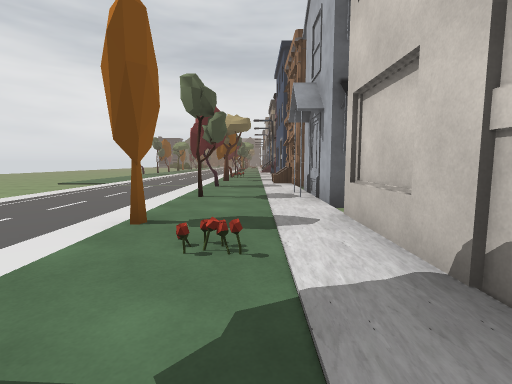
View 1 (above)

24 first-person views from a walk through a Unity game level. The camera is 1.4 m above the floor, tilts 6° down and sees 85° across. The floor is counted in squares, 2 m on a side. Each view is taken from the middle of a square. On the plan, view 1 faces up. The plan holds only what a view shows up to about 9 squares ahead; the rest is blank. The place goes on beyond the plan. The player is left out. Some animated figures are not drawn. Some surface patterns are stand-ins.

View 2
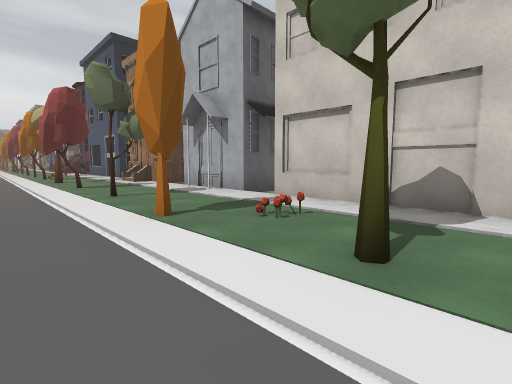

View 3
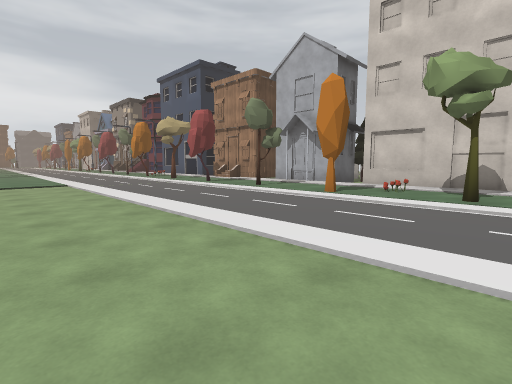

View 4
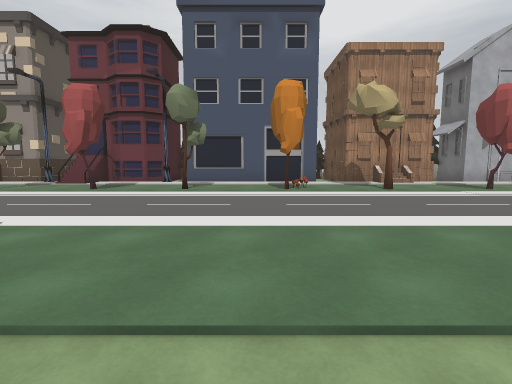

View 5
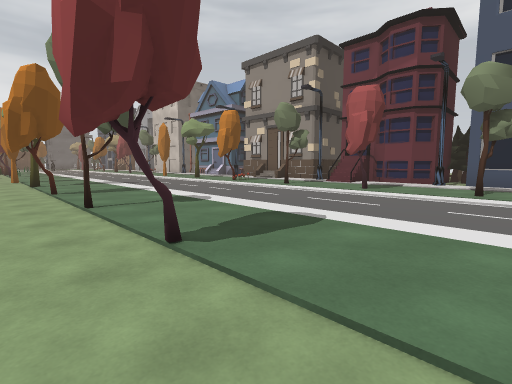

View 6
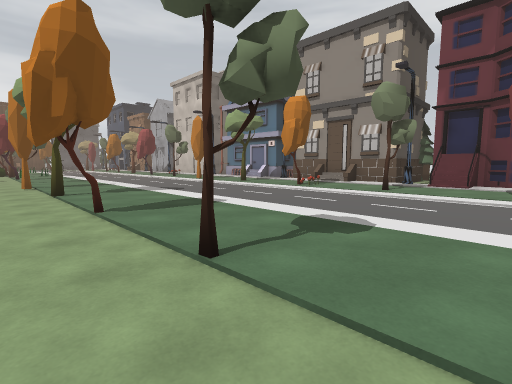

View 7
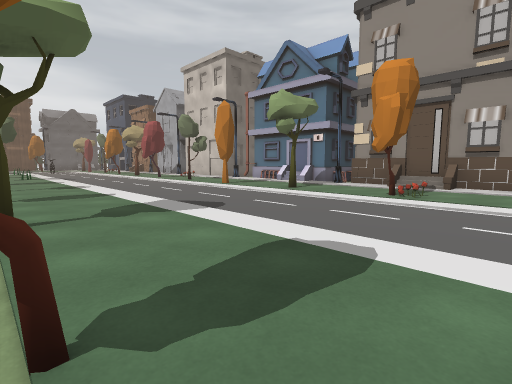

View 8
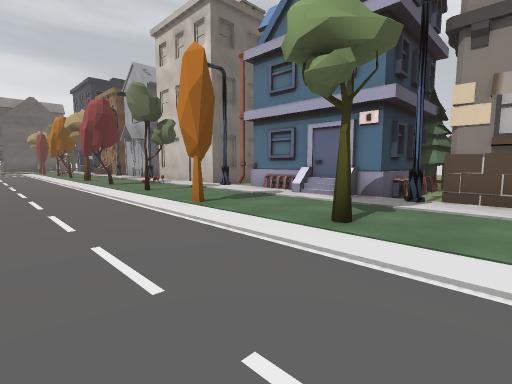

View 9
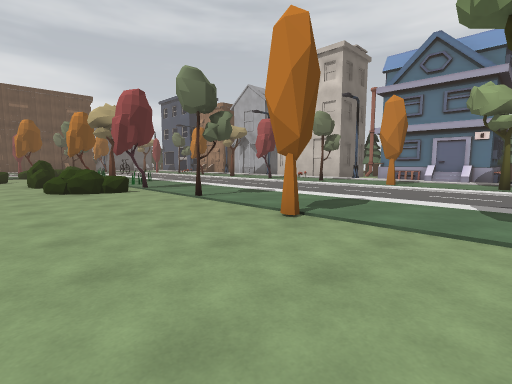

View 10
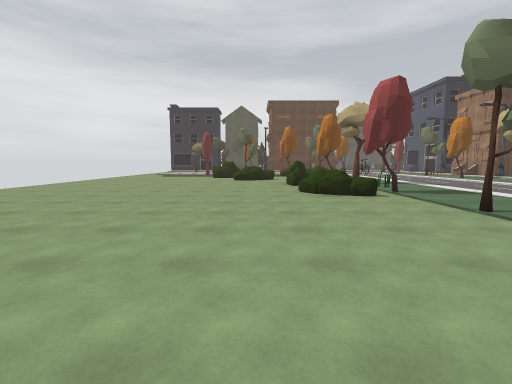

View 11
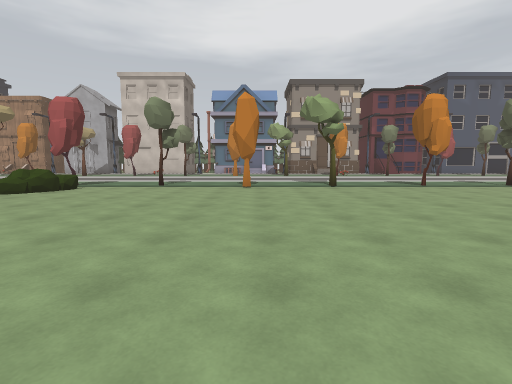

View 12
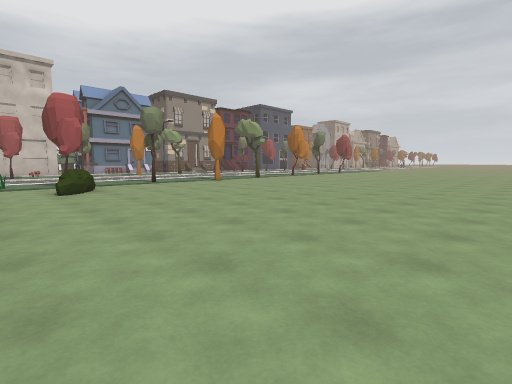

View 13
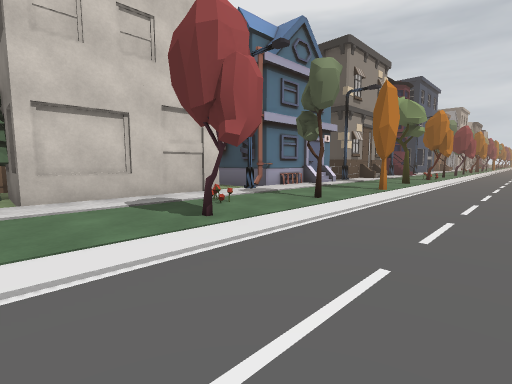

View 14
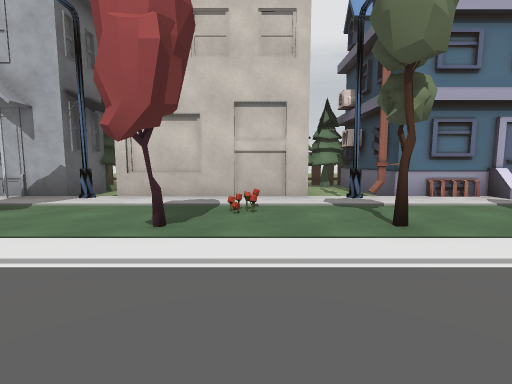

View 15
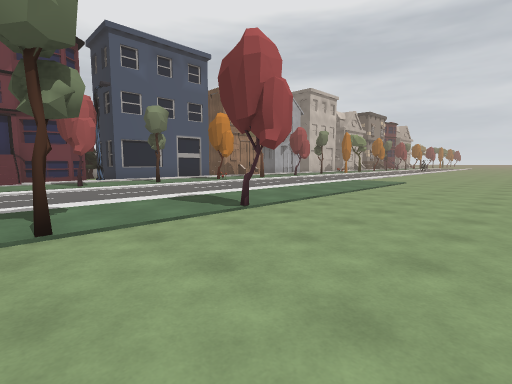

View 16
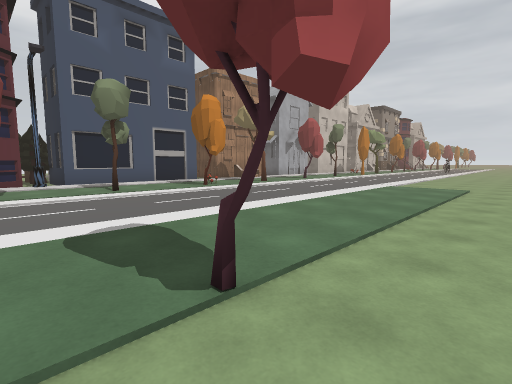

View 17
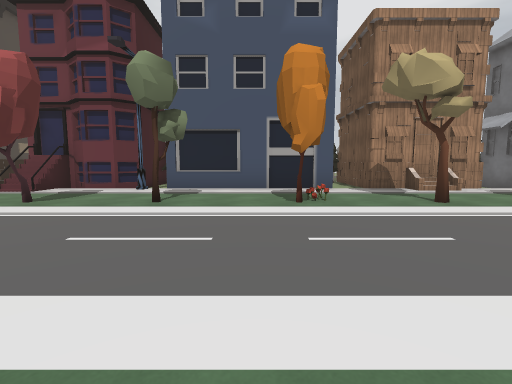

View 18
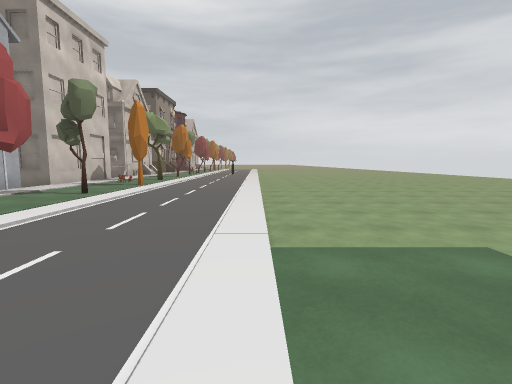

View 19
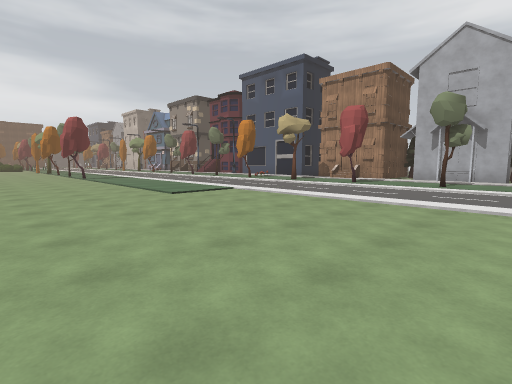

View 20
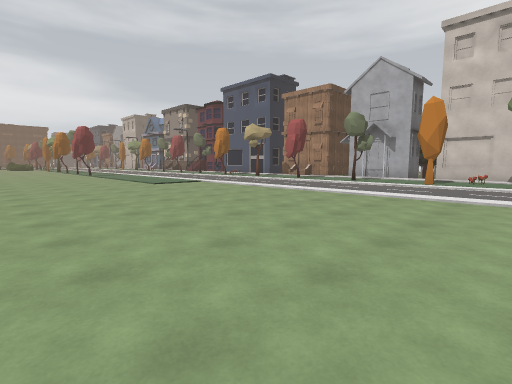

View 21
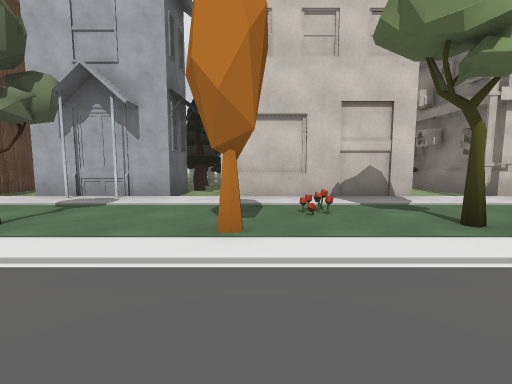

View 22
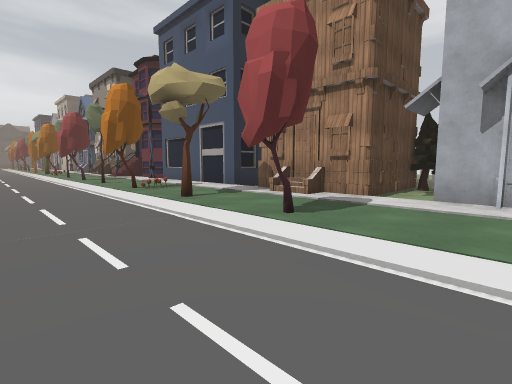

View 23
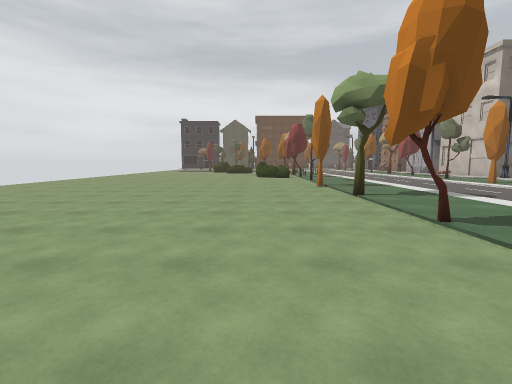

View 24
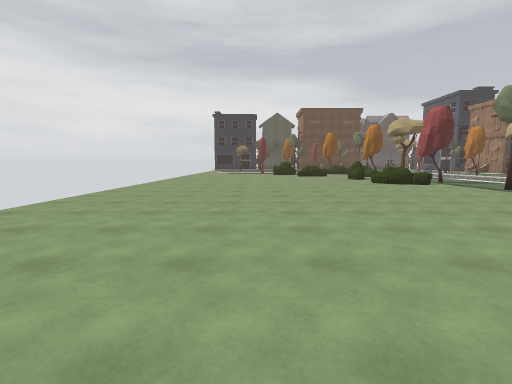

### Floor plan
Key: @ floor where view 1 was taken; # wall or solid block; . floor; / step, stairs or slope; = window, fence, low wall or low ledge; O other object.
Columns run from 16 left of view 1 to 5 right of it. Each row starts with its distance up from view 1.
 35 .......# #=......##
 34 .................#
 33 .......=..........
 32 .......==#......=.
 31 ................./#
 30 .........#.....#./. ##
 29 .................OOOO#
 28 ...............#.OO
 27 .........#......./O
 26 ................./OO##
 25 .........#.....#.##
 24 ................./#
 23    ............#./#
 22     .....#........#
 21      ............##
 20       ...#.....#.O#
 19       ...........O#
 18       ...........O#
 17       ...#.......##
 16       .........#.##
 15       ............
 14       ............
 13       .........#..
 12       ............#
 11      ..........#..#
 10      ............##
  9      ............###
  8      ............/.#
  7      ............/##
  6      ..........#.O##
  5     .............O####
  4     ............./.O##
  3     ...........#..#
  2      ...........=.
  1      ..........#..
  0          .......@.

Where each view was taken, in squares from view 1:
view 1: 0 up, 0 right, facing up
view 2: 0 up, 3 left, facing up-right
view 3: 0 up, 7 left, facing up-right
view 4: 14 up, 8 left, facing right
view 5: 15 up, 8 left, facing up-right
view 6: 18 up, 8 left, facing up-right
view 7: 21 up, 7 left, facing up-right
view 8: 24 up, 4 left, facing up-right
view 9: 25 up, 10 left, facing up-right
view 10: 26 up, 10 left, facing up
view 11: 27 up, 15 left, facing right
view 12: 34 up, 16 left, facing down-right
view 13: 35 up, 4 left, facing down-right
view 14: 32 up, 4 left, facing right
view 15: 20 up, 10 left, facing down-right
view 16: 18 up, 8 left, facing down-right
view 17: 14 up, 6 left, facing right
view 18: 12 up, 5 left, facing down
view 19: 4 up, 10 left, facing up-right
view 20: 1 up, 11 left, facing up-right
view 21: 3 up, 4 left, facing right
view 22: 6 up, 4 left, facing up-right
view 23: 19 up, 9 left, facing up
view 24: 23 up, 13 left, facing up
